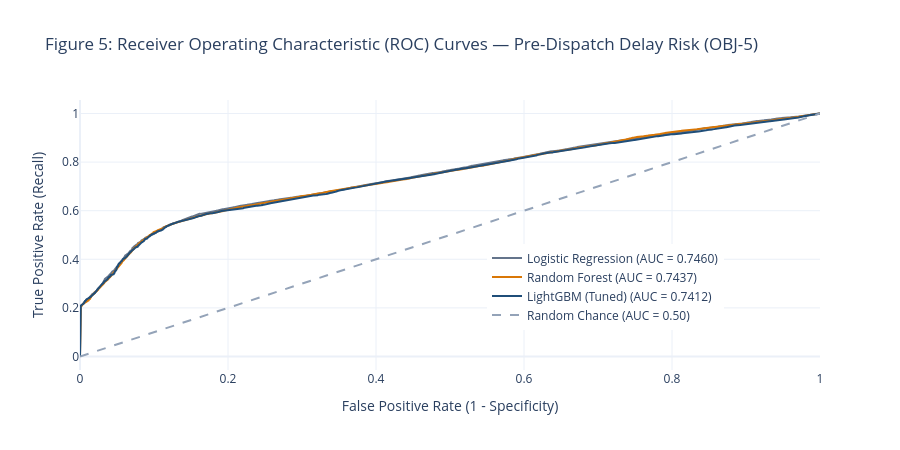
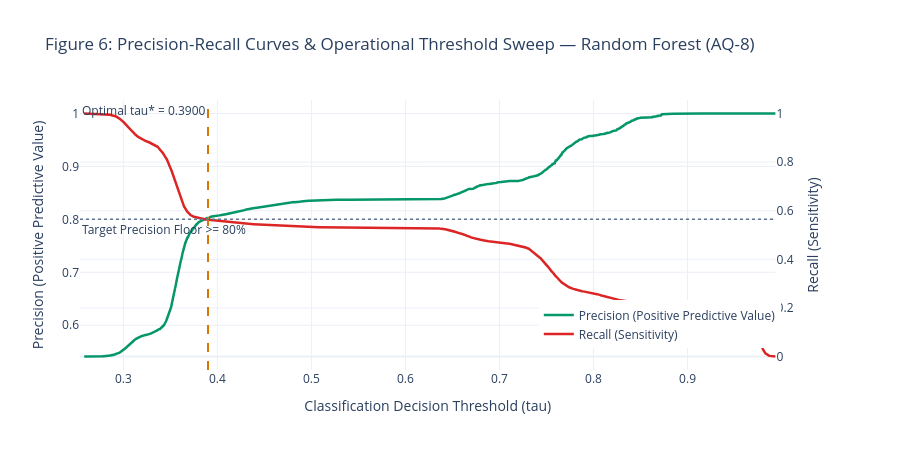
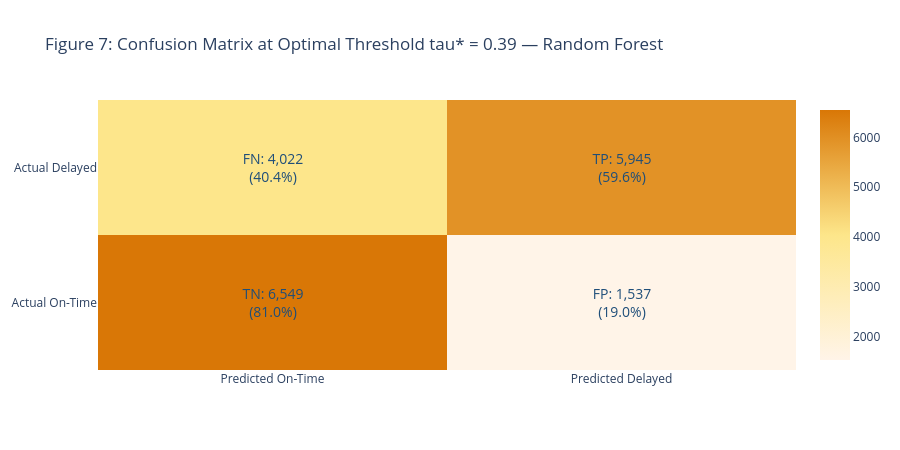

Source (notebook cell) for these figures, in order:
### Markdown cell above
### 8.3 Publication Figures 5–8: Classification & Calibration Visual Portfolio

Styled with the reference logistics orange (`#D97706`), deep navy (`#1F4E79`), and executive palette:

* **Figure 5:** Receiver Operating Characteristic (ROC) Curves across benchmarked classifiers.

* **Figure 6:** Precision-Recall Curves & Operational Threshold Sweep using the empirically selected operational threshold (`τ* = 0.3900`).

* **Figure 7:** Confusion Matrix Heatmap at the optimal operational threshold.

* **Figure 8 (Calibration Reliability Curve):** Genuine Reliability Curve (`calibration_curve`) comparing predicted probabilities against empirical observed delay rates, alongside the Brier score loss and class probability distributions.

### Code cell
# Figure 5: ROC Curves

fig5 = go.Figure()

fpr_logistic, tpr_logistic, _ = roc_curve(
    y_class_test,
    logistic_prob_test
)

fpr_rf, tpr_rf, _ = roc_curve(
    y_class_test,
    random_forest_prob_test
)

fpr_lgb, tpr_lgb, _ = roc_curve(
    y_class_test,
    lightgbm_prob_test
)

fig5.add_trace(
    go.Scatter(
        x=fpr_logistic,
        y=tpr_logistic,
        mode='lines',
        name=f'Logistic Regression (AUC = {roc_auc_score(y_class_test, logistic_prob_test):.4f})',
        line=dict(
            color=COLOR_SLATE_GREY,
            width=2
        )
    )
)

fig5.add_trace(
    go.Scatter(
        x=fpr_rf,
        y=tpr_rf,
        mode='lines',
        name=f'Random Forest (AUC = {roc_auc_score(y_class_test, random_forest_prob_test):.4f})',
        line=dict(
            color=COLOR_ORANGE_PRIMARY,
            width=2
        )
    )
)

fig5.add_trace(
    go.Scatter(
        x=fpr_lgb,
        y=tpr_lgb,
        mode='lines',
        name=f'LightGBM (Tuned) (AUC = {roc_auc_score(y_class_test, lightgbm_prob_test):.4f})',
        line=dict(
            color=COLOR_NAVY_PRIMARY,
            width=2
        )
    )
)

fig5.add_trace(
    go.Scatter(
        x=[0, 1],
        y=[0, 1],
        mode='lines',
        line=dict(
            color='#94A3B8',
            dash='dash'
        ),
        name='Random Chance (AUC = 0.50)'
    )
)

fig5.update_layout(
    title='Figure 5: Receiver Operating Characteristic (ROC) Curves — Pre-Dispatch Delay Risk (OBJ-5)',
    xaxis_title='False Positive Rate (1 - Specificity)',
    yaxis_title='True Positive Rate (Recall)',
    template='plotly_white',
    height=450,
    legend=dict(
        x=0.55,
        y=0.15
    )
)

fig5.show()


# Figure 6: Precision-Recall Curves & Operational Threshold Sweep

precisions, recalls, thresholds = precision_recall_curve(
    y_class_val,
    random_forest_prob_val
)

fig6 = make_subplots(
    specs=[[{"secondary_y": True}]]
)

fig6.add_trace(
    go.Scatter(
        x=thresholds,
        y=precisions[:-1],
        mode='lines',
        name='Precision (Positive Predictive Value)',
        line=dict(
            color=COLOR_EMERALD_GREEN,
            width=2.5
        )
    ),
    secondary_y=False
)

fig6.add_trace(
    go.Scatter(
        x=thresholds,
        y=recalls[:-1],
        mode='lines',
        name='Recall (Sensitivity)',
        line=dict(
            color=COLOR_CRIMSON_RED,
            width=2.5
        )
    ),
    secondary_y=True
)

fig6.add_vline(
    x=optimal_tau,
    line=dict(
        color=COLOR_ORANGE_PRIMARY,
        dash='dash',
        width=2
    ),
    annotation_text=f'Optimal tau* = {optimal_tau:.4f}',
    annotation_position='top left'
)

fig6.add_hline(
    y=0.80,
    line=dict(
        color=COLOR_SLATE_GREY,
        dash='dot',
        width=1.5
    ),
    annotation_text='Target Precision Floor >= 80%',
    annotation_position='bottom left',
    secondary_y=False
)

fig6.update_layout(
    title=f'Figure 6: Precision-Recall Curves & Operational Threshold Sweep — {best_clf_name} (AQ-8)',
    xaxis_title='Classification Decision Threshold (tau)',
    template='plotly_white',
    height=450,
    legend=dict(
        x=0.62,
        y=0.08,
        xanchor='left',
        yanchor='bottom'
    )
)

fig6.update_yaxes(
    title_text='Precision (Positive Predictive Value)',
    secondary_y=False
)

fig6.update_yaxes(
    title_text='Recall (Sensitivity)',
    secondary_y=True
)

fig6.show()


# Figure 7: Confusion Matrix Heatmap

cm_normalized = cm.astype('float') / cm.sum(axis=1)[:, np.newaxis]

fig7 = go.Figure(
    data=go.Heatmap(
        z=cm,
        x=['Predicted On-Time', 'Predicted Delayed'],
        y=['Actual On-Time', 'Actual Delayed'],
        colorscale=[
            [0, '#FFF4E8'],
            [0.5, '#FDE68A'],
            [1.0, COLOR_ORANGE_PRIMARY]
        ],
        text=[
            [
                f'TN: {tn:,}<br>({cm_normalized[0, 0] * 100:.1f}%)',
                f'FP: {fp:,}<br>({cm_normalized[0, 1] * 100:.1f}%)'
            ],
            [
                f'FN: {fn:,}<br>({cm_normalized[1, 0] * 100:.1f}%)',
                f'TP: {tp:,}<br>({cm_normalized[1, 1] * 100:.1f}%)'
            ]
        ],
        texttemplate='%{text}',
        textfont={
            'size': 14,
            'color': COLOR_NAVY_PRIMARY
        },
        showscale=True
    )
)

fig7.update_layout(
    title=f'Figure 7: Confusion Matrix at Optimal Threshold tau* = {optimal_tau:.2f} — {best_clf_name}',
    template='plotly_white',
    height=450
)

fig7.show()


# Figure 8: Genuine Calibration Reliability Curve & Probability Distribution

prob_true, prob_pred = calibration_curve(
    y_class_test,
    best_prob_test,
    n_bins=10,
    strategy='uniform'
)

brier_val = brier_score_loss(
    y_class_test,
    best_prob_test
)

fig8 = make_subplots(
    rows=1,
    cols=2,
    subplot_titles=(
        f'Reliability Curve (Brier Score = {brier_val:.4f})',
        'Predicted Probability Distribution by True Class'
    )
)

fig8.add_trace(
    go.Scatter(
        x=[0, 1],
        y=[0, 1],
        mode='lines',
        line=dict(
            color=COLOR_SLATE_GREY,
            dash='dash',
            width=2
        ),
        name='Perfect Calibration'
    ),
    row=1,
    col=1
)

fig8.add_trace(
    go.Scatter(
        x=prob_pred,
        y=prob_true,
        mode='lines+markers',
        line=dict(
            color=COLOR_ORANGE_PRIMARY,
            width=2.5
        ),
        marker=dict(
            size=8,
            color=COLOR_ORANGE_DARK
        ),
        name=f'{best_clf_name} Calibration'
    ),
    row=1,
    col=1
)

fig8.add_trace(
    go.Histogram(
        x=best_prob_test[y_class_test == 0],
        nbinsx=35,
        name='Actual On-Time',
        marker_color=COLOR_EMERALD_GREEN,
        opacity=0.6
    ),
    row=1,
    col=2
)

fig8.add_trace(
    go.Histogram(
        x=best_prob_test[y_class_test == 1],
        nbinsx=35,
        name='Actual Delayed',
        marker_color=COLOR_CRIMSON_RED,
        opacity=0.6
    ),
    row=1,
    col=2
)

fig8.add_vline(
    x=optimal_tau,
    line=dict(
        color=COLOR_ORANGE_PRIMARY,
        dash='dash',
        width=2
    ),
    annotation_text=f'tau*={optimal_tau:.2f}',
    row=1,
    col=2
)

fig8.update_layout(
    title='Figure 8: Pre-Dispatch Delay Probability Calibration Reliability Curve & Class Distribution (OBJ-5, AQ-8)',
    template='plotly_white',
    height=480,
    barmode='overlay',
    legend=dict(
        x=0.02,
        y=0.98
    )
)

fig8.update_xaxes(
    title_text='Mean Predicted Probability',
    row=1,
    col=1
)

fig8.update_yaxes(
    title_text='Fraction of Delayed Positives',
    row=1,
    col=1
)

fig8.update_xaxes(
    title_text='Predicted Probability of Delay',
    row=1,
    col=2
)

fig8.update_yaxes(
    title_text='Consignment Count',
    row=1,
    col=2
)

fig8.show()

### Figure 1 — Plotly figure (JSON) as saved in the notebook; plotly's stock layout.template omitted (floating-point values rounded to 4 significant figures; data arrays with more than 128 entries replaced by an {"elided": "..."} marker saying what was removed)
{"data": [{"line": {"color": "#64748B", "width": 2}, "mode": "lines", "name": "Logistic Regression (AUC = 0.7460)", "type": "scatter", "x": {"elided": "6992 float values"}, "y": {"elided": "6992 float values"}}, {"line": {"color": "#D97706", "width": 2}, "mode": "lines", "name": "Random Forest (AUC = 0.7437)", "type": "scatter", "x": {"elided": "7110 float values"}, "y": {"elided": "7110 float values"}}, {"line": {"color": "#1F4E79", "width": 2}, "mode": "lines", "name": "LightGBM (Tuned) (AUC = 0.7412)", "type": "scatter", "x": {"elided": "4808 float values"}, "y": {"elided": "4808 float values"}}, {"line": {"color": "#94A3B8", "dash": "dash"}, "mode": "lines", "name": "Random Chance (AUC = 0.50)", "type": "scatter", "x": [0, 1], "y": [0, 1]}], "layout": {"height": 450, "legend": {"x": 0.55, "y": 0.15}, "title": {"text": "Figure 5: Receiver Operating Characteristic (ROC) Curves — Pre-Dispatch Delay Risk (OBJ-5)"}, "xaxis": {"title": {"text": "False Positive Rate (1 - Specificity)"}}, "yaxis": {"title": {"text": "True Positive Rate (Recall)"}}}}

### Figure 2 — Plotly figure (JSON) as saved in the notebook; plotly's stock layout.template omitted (floating-point values rounded to 4 significant figures; data arrays with more than 128 entries replaced by an {"elided": "..."} marker saying what was removed)
{"data": [{"line": {"color": "#059669", "width": 2.5}, "mode": "lines", "name": "Precision (Positive Predictive Value)", "type": "scatter", "x": {"elided": "17812 float values"}, "xaxis": "x", "y": {"elided": "17812 float values"}, "yaxis": "y"}, {"line": {"color": "#DC2626", "width": 2.5}, "mode": "lines", "name": "Recall (Sensitivity)", "type": "scatter", "x": {"elided": "17812 float values"}, "xaxis": "x", "y": {"elided": "17812 float values"}, "yaxis": "y2"}], "layout": {"annotations": [{"showarrow": false, "text": "Optimal tau* = 0.3900", "x": 0.39, "xanchor": "right", "xref": "x", "y": 1, "yanchor": "top", "yref": "y domain"}, {"showarrow": false, "text": "Target Precision Floor >= 80%", "x": 0, "xanchor": "left", "xref": "x domain", "y": 0.8, "yanchor": "top", "yref": "y"}], "height": 450, "legend": {"x": 0.62, "xanchor": "left", "y": 0.08, "yanchor": "bottom"}, "shapes": [{"line": {"color": "#D97706", "dash": "dash", "width": 2}, "type": "line", "x0": 0.39, "x1": 0.39, "xref": "x", "y0": 0, "y1": 1, "yref": "y domain"}, {"line": {"color": "#64748B", "dash": "dot", "width": 1.5}, "type": "line", "x0": 0, "x1": 1, "xref": "x domain", "y0": 0.8, "y1": 0.8, "yref": "y"}], "title": {"text": "Figure 6: Precision-Recall Curves & Operational Threshold Sweep — Random Forest (AQ-8)"}, "xaxis": {"anchor": "y", "domain": [0, 0.94], "title": {"text": "Classification Decision Threshold (tau)"}}, "yaxis": {"anchor": "x", "domain": [0, 1], "title": {"text": "Precision (Positive Predictive Value)"}}, "yaxis2": {"anchor": "x", "overlaying": "y", "side": "right", "title": {"text": "Recall (Sensitivity)"}}}}

### Figure 3 — Plotly figure (JSON) as saved in the notebook; plotly's stock layout.template omitted (floating-point values rounded to 4 significant figures)
{"data": [{"colorscale": [[0, "#FFF4E8"], [0.5, "#FDE68A"], [1, "#D97706"]], "showscale": true, "text": [["TN: 6,549<br>(81.0%)", "FP: 1,537<br>(19.0%)"], ["FN: 4,022<br>(40.4%)", "TP: 5,945<br>(59.6%)"]], "textfont": {"color": "#1F4E79", "size": 14}, "texttemplate": "%{text}", "type": "heatmap", "x": ["Predicted On-Time", "Predicted Delayed"], "y": ["Actual On-Time", "Actual Delayed"], "z": [[6549, 1537], [4022, 5945]]}], "layout": {"height": 450, "title": {"text": "Figure 7: Confusion Matrix at Optimal Threshold tau* = 0.39 — Random Forest"}}}
